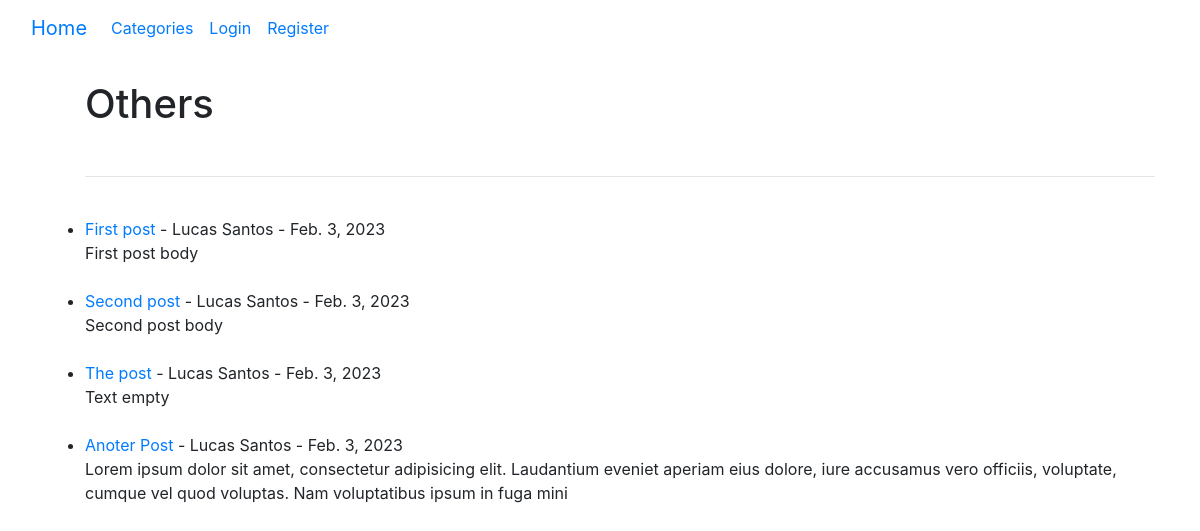
Screenshot of /category/others/ with the database file from the repository.
### theblog/models.py (models this page shows, shortened)
class Post(models.Model):
    title = models.CharField(max_length=225)
    header_image = models.ImageField(null=True, blank=True, upload_to='images/')
    title_tag = models.CharField(max_length=225,)  # , default="My Blog")
    author = models.ForeignKey(User, on_delete=models.CASCADE)
    body = RichTextField(blank=True, null=True)
    post_date = models.DateField(auto_now_add=True)
    category = models.CharField(max_length=225, default='others')
    snippet = models.CharField(max_length=225)
    likes = models.ManyToManyField(User, related_name='blog_post')

### theblog/views.py (the view)
# urls.py: path('category/<str:cats>/', CategoryView, name='category'),
def CategoryView(request, cats):
    cats = cats.replace('-', ' ')
    category_post = Post.objects.filter(category=cats)
    return render(request, 'categories.html', {'cats': cats.title(), 'category_post': category_post})

### theblog/templates/categories.html (shortened to what this page needs)
<!DOCTYPE html>
<html lang="en">
{% extends 'base.html' %}
{% block content %}
<head>
</head>
<body>
    {% if category_post %}
    <ul>
        <h1>{{ cats }}</h1>
        <br>
        <hr>
        <br>
        {% for post in category_post %}
            <li><a href="{% url 'article-detail' post.pk %}">{{ post.title }}</a>
            - {{ post.author.first_name }}
                {{ post.author.last_name }} -
                {{ post.post_date }}
                 <br/>
            {{ post.body|safe|slice:":200" }} <br>
            </li>
            <br>
        {% endfor%}
        </ul>
    {% else %}
    <hr>
    <h1 align="center"><strong>Category "{{ cats }}" Not found :(</strong></h1>
    {% endif %}
    {% endblock %}

### rows the page displays
Post: title "First post", author.first_name "Lucas", author.last_name "Santos", post_date "Feb. 3, 2023", body "First post body"
Post: title "Second post", author.first_name "Lucas", author.last_name "Santos", post_date "Feb. 3, 2023", body "Second post body"
Post: title "The post", author.first_name "Lucas", author.last_name "Santos", post_date "Feb. 3, 2023", body "Text empty"
Post: title "Anoter Post", author.first_name "Lucas", author.last_name "Santos", post_date "Feb. 3, 2023", body "Lorem ipsum dolor sit amet, consectetur adipisicing elit. Laudantium eveniet aperiam eius dolore, iure accusamus vero officiis, voluptate, cumque vel quod voluptas. Nam voluptatibus ipsum in fuga mini"

### other values shown
{{ cats }} "Others"
